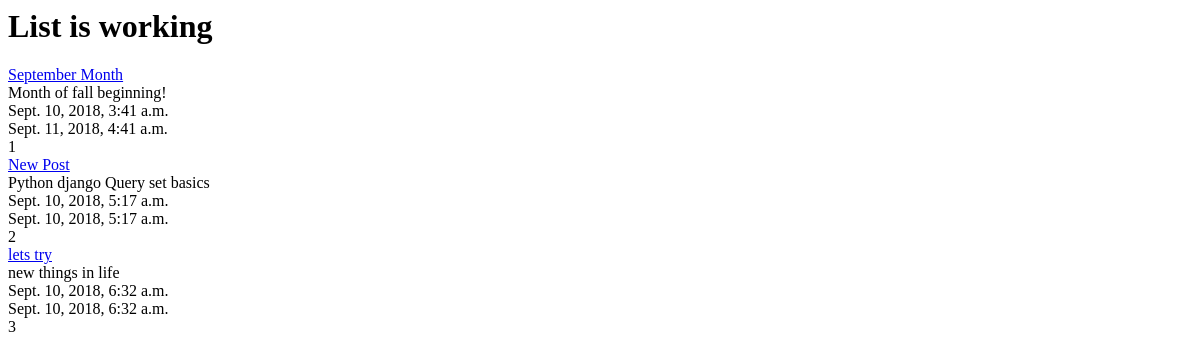
The app's page /posts/, older data.
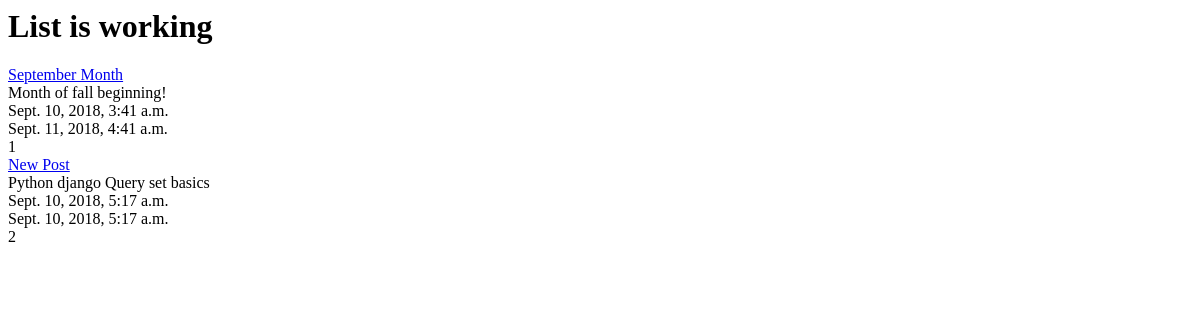
The same page, newer data.
### posts/models.py (models this page shows, shortened)
class Post(models.Model):
	title = models.CharField(max_length=120)
	content = models.TextField() # by default bigger than charfield
	timestamp = models.DateTimeField(auto_now=False, auto_now_add=True) # when post updated, database would be updated.
	updated = models.DateTimeField(auto_now=True, auto_now_add=False) # when post is added in the database timestamp would be saved
	def get_absolute_url(self):
		return reverse("posts:detail", kwargs={'id': self.id})

### posts/views.py (the view)
def post_list(request):
	queryset = Post.objects.all()
	context = {
		"object_list" : queryset,
		"title" : "List"
	}
	return render(request, "index.html", context)

### templates/index.html
<html>
<body>
<h1>{{title}} is working</h1>
{% for object in object_list %}
<a href='{{ object.get_absolute_url }}'>{{ object.title }}</a><br/>
{{ object.content }}<br/>
{{ object.timestamp }}<br/>
{{ object.updated }}<br/>
{{ object.id }}<br/>
{% endfor %}
</body>
</html>

Row changes from the older to the newer data that the page shows:
removed Post: title "lets try", content "new things in life", timestamp "Sept. 10, 2018, 6:32 a.m.", updated "Sept. 10, 2018, 6:32 a.m.", id "3"
